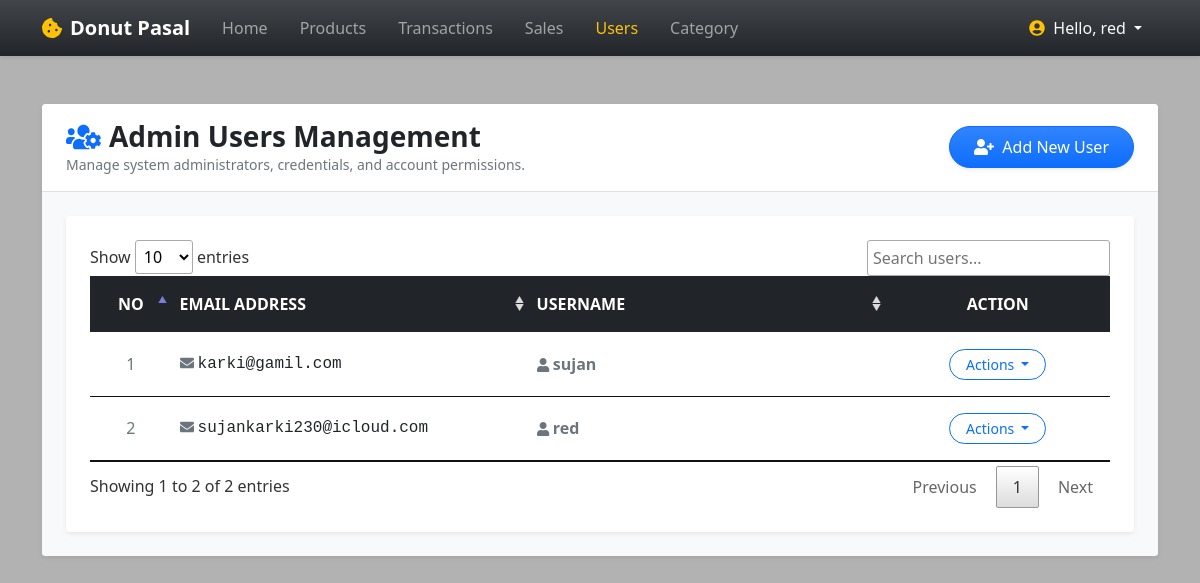
Page /?page=users (signed in) on the committed database.
### tables this page shows
CREATE TABLE `user_list` (
  `user_id` int(30) NOT NULL,
  `email` text NOT NULL,
  `username` text NOT NULL,
  `password` varchar(100) NOT NULL,
  `status` tinyint(1) NOT NULL DEFAULT 1,
  `date_created` timestamp NOT NULL DEFAULT current_timestamp()
);

### users.php (the view, shortened to what this page needs)
<?php
require_once("DBConnection.php");
?>
<div class="content py-4">
    <div class="card border-0 shadow-sm rounded-4 overflow-hidden">
        <div class="card-header bg-white border-bottom py-3 px-4 d-flex justify-content-between align-items-center">
            <div>
                <h3 class="fw-bold text-dark mb-0"><span class="fa fa-users-cog me-2 text-primary"></span>Admin Users Management</h3>
                <p class="text-muted small mb-0">Manage system administrators, credentials, and account permissions.</p>
            </div>
            <div>
                <button class="btn btn-primary bg-gradient px-4 py-2 rounded-pill shadow-sm fw-semibold" type="button" id="create_new">
                    <i class="fa fa-user-plus me-1"></i> Add New User
                </button>
            </div>
        </div>
        <div class="card-body p-4 bg-light">
            <div class="card border-0 shadow-sm rounded-4 bg-white">
                <div class="card-body p-4">
                    <div class="table-responsive">
                        <table class="table table-hover align-middle mb-0" id="user-tbl">
                            <thead class="table-dark text-uppercase fs-7">
                                <tr>
                                    <th class="text-center py-3 px-2" style="width: 8%;">No</th>
                                    <th class="py-3 px-2" style="width: 35%;">Email Address</th>
                                    <th class="py-3 px-2" style="width: 35%;">Username</th>
                                    <th class="text-center py-3 px-2" style="width: 22%;">Action</th>
                                </tr>
                            </thead>
                            <tbody>
                                <?php
                                $sql = "SELECT * FROM `user_list` WHERE user_id != 1 ORDER BY `email` ASC";
                                $qry = $conn->query($sql);
                                $i = 1;
                                if ($qry && $qry->num_rows > 0):
                                    while($row = $qry->fetch_assoc()):
                                ?>
                                <tr>
                                    <td class="text-center py-3 px-2 fw-semibold text-muted"><?php echo $i++; ?></td>
                                    <td class="py-3 px-2 font-monospace text-dark">
                                        <i class="fa fa-envelope text-muted me-1 small"></i><?php echo htmlspecialchars($row['email']); ?>
                                    </td>
                                    <td class="py-3 px-2 fw-bold text-secondary">
                                        <i class="fa fa-user text-muted me-1 small"></i><?php echo htmlspecialchars($row['username']); ?>
                                    </td>
                                    <td class="text-center py-3 px-2">
                                        <div class="dropdown">
                                            <button class="btn btn-outline-primary btn-sm px-3 rounded-pill dropdown-toggle fw-semibold" type="button" data-bs-toggle="dropdown" aria-expanded="false">
                                                Actions
                                            </button>
                                        </div>
                                    </td>
                                </tr>
                                <?php
                                    endwhile;
                                else:
                                ?>
                                <tr>
                                    <td colspan="4" class="text-center py-4 text-muted fst-italic">No additional system users found.</td>
                                </tr>
                                <?php endif; ?>
                            </tbody>
                        </table>
                    </div>
                </div>
            </div>
        </div>
    </div>
</div>

### index.php (style rules this page uses)
:root { --bs-success-rgb: 71, 222, 152 !important; }
html, body { height: 100%; width: 100%; }
@media screen { body { background-image: url('images/bg.jpg') !important; background-size: cover; background-repeat: no-repeat; background-position: center center; backdrop-filter: brightness(0.7); } }

### rows in the picture
user_list: email "karki@gamil.com", username "sujan"
user_list: email "sujankarki230@icloud.com", username "red"

### other values in the picture
$_SESSION['username'] "red"
